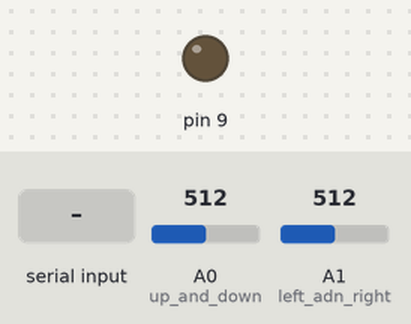
Simulated run of this sketch. Board: Arduino Uno, built with avr-gcc and run on an emulated ATmega328P. Shown: output pins drawn as LEDs (lit = HIGH). The test bench sets the inputs (shaded band); at power-on: A0 (up_and_down) = 512, A1 (left_adn_right) = 512. What the sketch prints to the serial monitor is not drawn.

Above: at 1.2 s.
1.3 s: "b" received over Serial
At 1.4 s:
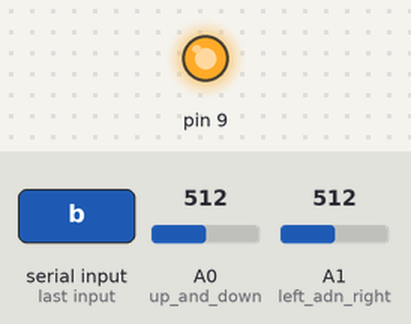
3.0 s: A0 (up_and_down) set to 588
4.5 s: A0 (up_and_down) set to 615
Timing chart, 0 to 7.5 s (numbered marks = the images above; inputs shaded):
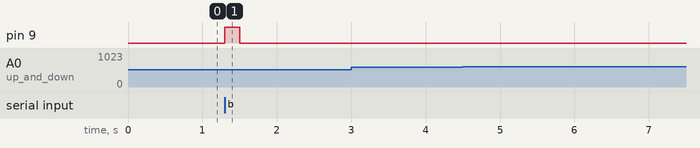

The sketch:

joystick_read.ino
```cpp
void setup() {
  // put your setup code here, to run once:
  pinMode(8, INPUT);
  pinMode(9, OUTPUT);
  pinMode(A0, INPUT); //up and down
  pinMode(A1, INPUT); //left adn right
  Serial.begin(9600);
  digitalWrite(9,LOW);
}

void loop() {
  // put your main code here, to run repeatedly:
 if (Serial.read()== 'b'){
  digitalWrite(9,HIGH);
  delay(200);
  digitalWrite(9,LOW);

 }
 if(analogRead(A0) < 400){
    Serial.write('s');
 }
 else if(analogRead(A0) > 600){
    Serial.write('w');
 }
 else if(analogRead(A1) < 400){
    Serial.write('a');
 }
 else if(analogRead(A1) > 600){
    Serial.write('d');
 }


}
```

Measured:
- after the input at 1.3 s, pin 9: LOW → HIGH at once, → LOW 0.20 s later
- after the input at 3.0 s, every drawn part: stays the same
- after the input at 4.5 s, every drawn part: stays the same
